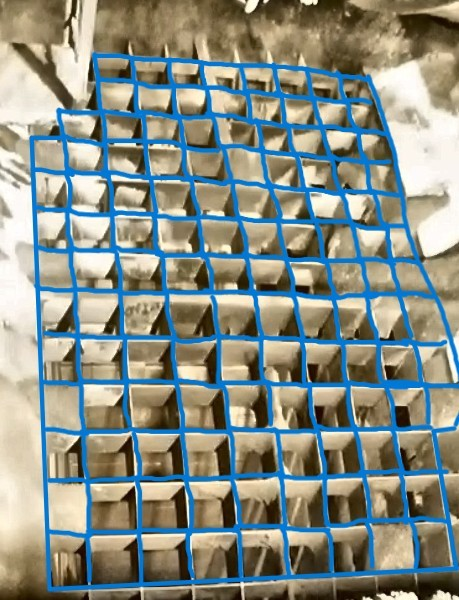
#> input picture archive/migration/coal_detection_migration_20260319_233903/tests/mock_data/clean/step_02_enhanced.jpg, 459 x 600 px
$ python grid_opening_detector.py ../tests/mock_data/clean/step_02_enhanced.jpg
#> lines starting #> are read from the running program, lines starting #| are printed output that depends on the picture; after the words box and inside, x2 and y2 are one past the last pixel; in counts of white or black regions, pixels touching at a corner belong together
"""
专门检测格栅口开口的检测器
基于边缘检测图，只检测真正的格栅口开口
"""

import cv2
import numpy as np
from pathlib import Path
import argparse
from typing import List, Tuple


class GridOpeningDetector:
    """专门检测格栅口开口的检测器"""

    def __init__(self):
        self.debug_counter = 0
        self.debug_dir = Path("logs/opening_debug")
        self.debug_dir.mkdir(exist_ok=True)

    def save_debug_image(self, image: np.ndarray, step_name: str, description: str = ""):
        """保存调试图片"""
        self.debug_counter += 1
        filename = f"step_{self.debug_counter:02d}_{step_name}.jpg"
        filepath = self.debug_dir / filename
        cv2.imwrite(str(filepath), image)
        print(f"[DEBUG {self.debug_counter}] {description}")
        print(f"    图片保存: {filepath}")
        return str(filepath)

    def step1_load_edge_image(self, edges_path: str, original_path: str):
        """步骤1: 加载边缘检测图"""
        print("\n=== 步骤1: 加载边缘检测图 ===")

        # 读取边缘图和原图
        edges = cv2.imread(edges_path, cv2.IMREAD_GRAYSCALE)
        original = cv2.imread(original_path)

        print(f"边缘图尺寸: {edges.shape[1]} x {edges.shape[0]}")

        self.save_debug_image(cv2.cvtColor(edges, cv2.COLOR_GRAY2BGR),
                            "edges_input", "输入的边缘检测图")

        return edges, original

    def step2_preprocess_edges(self, edges: np.ndarray):
        """步骤2: 预处理边缘图"""
        print("\n=== 步骤2: 边缘图预处理 ===")

        # 形态学闭操作，连接断裂的边缘
        kernel = np.ones((3, 3), np.uint8)
        closed = cv2.morphologyEx(edges, cv2.MORPH_CLOSE, kernel, iterations=2)

        self.save_debug_image(cv2.cvtColor(closed, cv2.COLOR_GRAY2BGR),
                            "edges_closed", "闭操作后的边缘")

        # 反转图像 - 让格栅口变成白色区域
        inverted = cv2.bitwise_not(closed)

        self.save_debug_image(cv2.cvtColor(inverted, cv2.COLOR_GRAY2BGR),
                            "edges_inverted", "反转后的边缘（格栅口变白）")

        # 填充小孔洞
        kernel_small = np.ones((2, 2), np.uint8)
        filled = cv2.morphologyEx(inverted, cv2.MORPH_OPEN, kernel_small)

        self.save_debug_image(cv2.cvtColor(filled, cv2.COLOR_GRAY2BGR),
                            "edges_filled", "填充小孔洞后")

        return filled

    def step3_find_contours(self, processed_edges: np.ndarray, original: np.ndarray):
        """步骤3: 寻找轮廓"""
        print("\n=== 步骤3: 轮廓检测 ===")

        # 寻找轮廓 - 使用RETR_LIST检测所有轮廓，包括内部轮廓
        contours, _ = cv2.findContours(processed_edges, cv2.RETR_LIST, cv2.CHAIN_APPROX_SIMPLE)

        print(f"检测到 {len(contours)} 个轮廓")

        # 绘制所有轮廓
        all_contours_img = original.copy()
        cv2.drawContours(all_contours_img, contours, -1, (0, 255, 0), 1)

        self.save_debug_image(all_contours_img, "all_contours", f"所有轮廓 ({len(contours)}个)")

        return contours

    def step4_filter_rectangular_contours(self, contours: List, original: np.ndarray):
        """步骤4: 过滤矩形轮廓"""
        print("\n=== 步骤4: 矩形轮廓过滤 ===")

        rectangular_contours = []

        for contour in contours:
            # 计算轮廓面积
            area = cv2.contourArea(contour)
            if area < 50:  # 降低面积要求
                continue

            # 计算外接矩形
            x, y, w, h = cv2.boundingRect(contour)

            # 基本尺寸检查
            if w < 5 or h < 5:  # 太小的忽略
                continue

            # 检查长宽比（放宽要求）
            aspect_ratio = w / h if h > 0 else 0
            if 0.2 <= aspect_ratio <= 5.0:  # 放宽长宽比范围

                # 检查轮廓面积与外接矩形面积的比例
                rect_area = w * h
                fill_ratio = area / rect_area if rect_area > 0 else 0

                # 放宽填充度要求
                if fill_ratio > 0.3:  # 降低填充度要求
                    # 检查轮廓是否相对规整（不要太复杂）
                    perimeter = cv2.arcLength(contour, True)
                    circularity = 4 * np.pi * area / (perimeter * perimeter) if perimeter > 0 else 0

                    # 允许一定的不规则性
                    if circularity > 0.1:  # 不要太不规则
                        rectangular_contours.append(contour)

        print(f"矩形轮廓过滤后: {len(rectangular_contours)} 个")

        # 绘制矩形轮廓
        rect_contours_img = original.copy()
        cv2.drawContours(rect_contours_img, rectangular_contours, -1, (0, 255, 0), 2)

        self.save_debug_image(rect_contours_img, "rectangular_contours",
                            f"矩形轮廓 ({len(rectangular_contours)}个)")

        return rectangular_contours

    def step5_filter_by_size(self, contours: List, original: np.ndarray):
        """步骤5: 智能大小过滤"""
        print("\n=== 步骤5: 智能大小过滤 ===")

        if not contours:
            print("没有轮廓可供分析")
            return []

        # 计算所有轮廓的尺寸统计
        candidate_data = []
        for i, contour in enumerate(contours):
            x, y, w, h = cv2.boundingRect(contour)
            area = w * h
            aspect_ratio = w / h if h > 0 else 0
            candidate_data.append({
                'index': i,
                'contour': contour,
                'x': x, 'y': y, 'w': w, 'h': h,
                'area': area,
                'aspect_ratio': aspect_ratio
            })

        widths = [d['w'] for d in candidate_data]
        heights = [d['h'] for d in candidate_data]
        areas = [d['area'] for d in candidate_data]

        print(f"候选轮廓统计:")
        print(f"  总数: {len(candidate_data)}")
        print(f"  宽度范围: {min(widths)} - {max(widths)}, 平均: {np.mean(widths):.1f}")
        print(f"  高度范围: {min(heights)} - {max(heights)}, 平均: {np.mean(heights):.1f}")
        print(f"  面积范围: {min(areas)} - {max(areas)}, 平均: {np.mean(areas):.1f}")

        # 使用四分位数方法找到合理的大小范围
        areas_sorted = sorted(areas)
        q1 = np.percentile(areas, 25)  # 第一四分位数
        q3 = np.percentile(areas, 75)  # 第三四分位数
        iqr = q3 - q1
        median_area = np.median(areas)

        print(f"  面积四分位数: Q1={q1:.1f}, Median={median_area:.1f}, Q3={q3:.1f}, IQR={iqr:.1f}")

        # 保守的面积范围：使用IQR方法去除异常值
        min_area = max(50, q1 - 0.5 * iqr)  # 下界
        max_area = q3 + 0.5 * iqr  # 上界

        # 如果范围太大，使用更严格的标准
        if max_area / min_area > 10:  # 比例过大说明有异常值
            # 使用更接近中位数的范围
            min_area = max(50, median_area * 0.3)
            max_area = median_area * 3.0

        print(f"  过滤面积范围: {min_area:.1f} - {max_area:.1f}")

        # 同样处理宽度和高度
        median_w = np.median(widths)
        median_h = np.median(heights)

        # 宽度和高度的合理范围
        min_w = max(5, median_w * 0.4)
        max_w = median_w * 2.5
        min_h = max(5, median_h * 0.4)
        max_h = median_h * 2.5

        print(f"  过滤宽度范围: {min_w:.1f} - {max_w:.1f}")
        print(f"  过滤高度范围: {min_h:.1f} - {max_h:.1f}")

        # 应用过滤条件
        filtered_contours = []
        filtered_data = []

        for data in candidate_data:
            area = data['area']
            w = data['w']
            h = data['h']
            aspect_ratio = data['aspect_ratio']

            # 面积过滤
            if not (min_area <= area <= max_area):
                continue

            # 尺寸过滤
            if not (min_w <= w <= max_w and min_h <= h <= max_h):
                continue

            # 长宽比过滤（格栅口应该相对规整）
            if not (0.3 <= aspect_ratio <= 3.0):
                continue

            # 形状规整性检查
            contour_area = cv2.contourArea(data['contour'])
            rect_area = w * h
            fill_ratio = contour_area / rect_area if rect_area > 0 else 0

            # 格栅口应该相对饱满
            if fill_ratio < 0.4:
                continue

            filtered_contours.append(data['contour'])
            filtered_data.append(data)

        print(f"智能过滤后: {len(filtered_contours)} 个格栅口")

        if filtered_data:
            final_widths = [d['w'] for d in filtered_data]
            final_heights = [d['h'] for d in filtered_data]
            final_areas = [d['area'] for d in filtered_data]

            print(f"最终结果统计:")
            print(f"  宽度: {min(final_widths)} - {max(final_widths)}, 平均: {np.mean(final_widths):.1f}")
            print(f"  高度: {min(final_heights)} - {max(final_heights)}, 平均: {np.mean(final_heights):.1f}")
            print(f"  面积: {min(final_areas)} - {max(final_areas)}, 平均: {np.mean(final_areas):.1f}")

        # 绘制最终结果
        final_img = original.copy()
        for i, contour in enumerate(filtered_contours):
            x, y, w, h = cv2.boundingRect(contour)

            # 绘制矩形框
            cv2.rectangle(final_img, (x, y), (x + w, y + h), (0, 255, 0), 2)

            # 绘制编号
            center_x = x + w // 2
            center_y = y + h // 2
            cv2.putText(final_img, f"{i+1}", (center_x - 10, center_y + 5),
                       cv2.FONT_HERSHEY_SIMPLEX, 0.5, (255, 255, 255), 2)
            cv2.putText(final_img, f"{i+1}", (center_x - 10, center_y + 5),
                       cv2.FONT_HERSHEY_SIMPLEX, 0.5, (0, 0, 255), 1)

        # 添加统计信息
        info_text = f"Grid Openings: {len(filtered_contours)} found"
        cv2.putText(final_img, info_text, (10, 30),
                   cv2.FONT_HERSHEY_SIMPLEX, 0.8, (255, 255, 255), 2)
        cv2.putText(final_img, info_text, (10, 30),
                   cv2.FONT_HERSHEY_SIMPLEX, 0.8, (0, 0, 0), 1)

        self.save_debug_image(final_img, "final_openings",
                            f"最终格栅口检测结果 ({len(filtered_contours)}个)")

        return filtered_contours

    def detect_grid_openings(self, original_path: str, edges_path: str = None):
        """完整的格栅口开口检测流程"""
        print(f"\n{'='*60}")
        print(f"开始格栅口开口检测: {Path(original_path).name}")
        print(f"{'='*60}")

        # 重置计数器
        self.debug_counter = 0

        # 如果没有提供边缘图路径，则生成边缘图
        if edges_path is None:
            original = cv2.imread(original_path)
            gray = cv2.cvtColor(original, cv2.COLOR_BGR2GRAY)

            # CLAHE增强
            clahe = cv2.createCLAHE(clipLimit=2.0, tileGridSize=(8, 8))
            enhanced = clahe.apply(gray)

            # Canny边缘检测
            edges = cv2.Canny(enhanced, 50, 150)

            # 保存生成的边缘图
            edges_path = self.debug_dir / "generated_edges.jpg"
            cv2.imwrite(str(edges_path), edges)
        else:
            original = cv2.imread(original_path)

        # 步骤1: 加载边缘图
        edges, original = self.step1_load_edge_image(edges_path, original_path)

        # 步骤2: 预处理边缘图
        processed_edges = self.step2_preprocess_edges(edges)

        # 步骤3: 寻找轮廓
        contours = self.step3_find_contours(processed_edges, original)

        if len(contours) == 0:
            print("未找到任何轮廓")
            return []

        # 步骤4: 过滤矩形轮廓
        rect_contours = self.step4_filter_rectangular_contours(contours, original)

        if len(rect_contours) == 0:
            print("未找到矩形轮廓")
            return []

        # 步骤5: 按大小过滤
        final_openings = self.step5_filter_by_size(rect_contours, original)

        # 转换为ROI格式
        rois = []
        for contour in final_openings:
            x, y, w, h = cv2.boundingRect(contour)
            rois.append((x, y, w, h))

        print(f"\n{'='*60}")
        print(f"格栅口检测完成！共 {self.debug_counter} 个步骤")
        print(f"最终结果: 检测到 {len(rois)} 个格栅口开口")
        print(f"调试图片保存在: {self.debug_dir}")
        print(f"{'='*60}")

        return rois


def main():
    parser = argparse.ArgumentParser(description="格栅口开口检测工具")
    parser.add_argument("image_path", help="原始格栅图片路径")
    parser.add_argument("--edges-path", help="边缘检测图片路径")

    args = parser.parse_args()

    detector = GridOpeningDetector()
    openings = detector.detect_grid_openings(args.image_path, args.edges_path)
#> in detect_grid_openings, original is the input picture: shape (600, 459, 3); mean B, G, R 134.5, 143, 135.7
#> in detect_grid_openings, `enhanced = clahe.apply(gray)`:
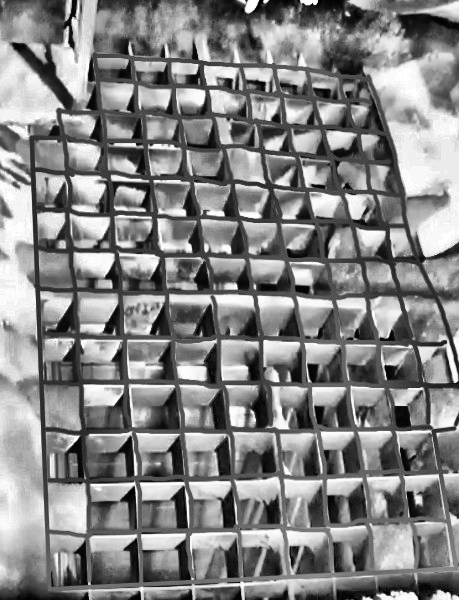
#> enhanced: shape (600, 459); min 0, max 255, mean 132.8
#> in detect_grid_openings, `edges = cv2.Canny(enhanced, 50, 150)`:
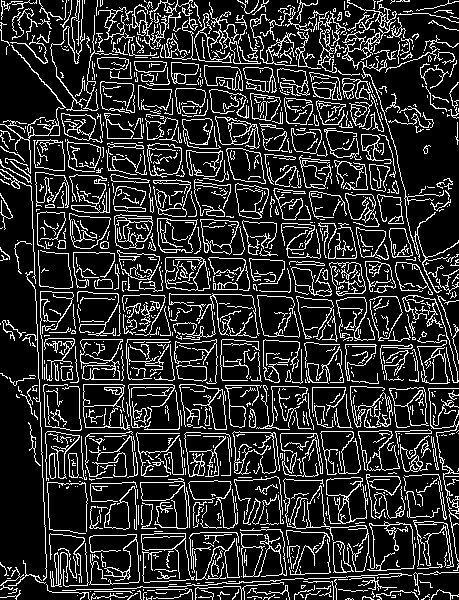
#> edges: shape (600, 459); 17.8% white in thin lines or dots
#| 边缘图尺寸: 459 x 600
#> in step2_preprocess_edges, `filled = cv2.morphologyEx(inverted, cv2.MORPH_OPEN, kernel_small)`:
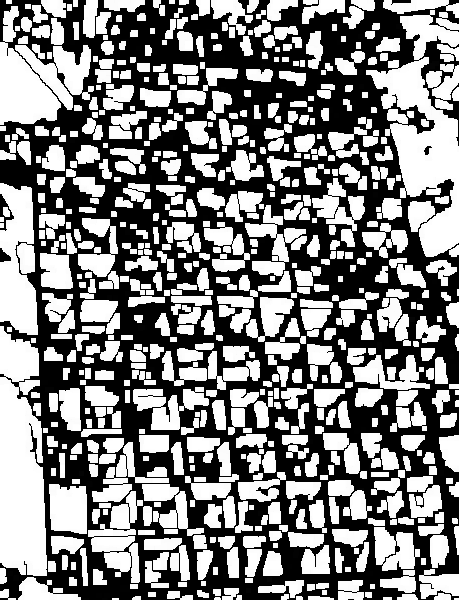
#> filled: shape (600, 459); min 0, max 255, mean 130.6
#> in step3_find_contours, `contours, _ = cv2.findContours(processed_edges, cv2.RETR_LIST, cv2.CHA..`: contours = 752 contours, 297 with area under 20; largest, box (x1, y1, x2, y2) and area: (0, 183, 78, 576) 15916, (366, 10, 459, 262) 13561, (0, 6, 134, 142) 7778, (49, 438, 207, 583) 7174, (217, 205, 308, 308) 2456
#| 检测到 752 个轮廓
#> in step3_find_contours, `cv2.drawContours(all_contours_img, contours, -1, (0, 255, 0), 1)`:
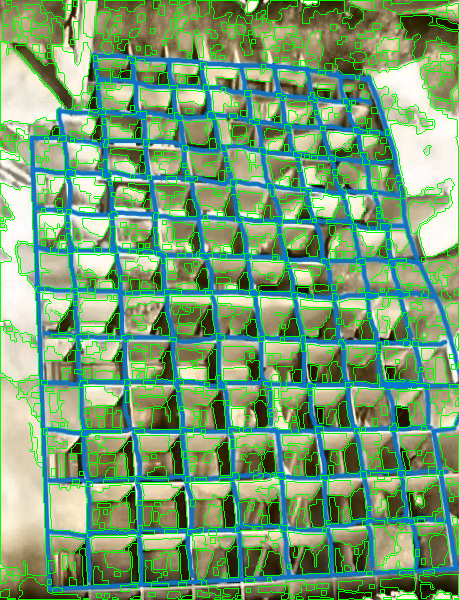
#> all_contours_img: shape (600, 459, 3); 14.48% of pixels changed, all inside (x1, y1, x2, y2) = (0, 0, 459, 600)
#> the loop in step4_filter_rectangular_contours, `for contour in contours:` made 752 passes
#> (area, x, y, w, h, aspect_ratio, rect_area, fill_ratio) on passes 9, 16, 20, 22, 24, 28, 29, 31: (88.5, 396, 594, 22, 6, 3.67, 132, 0.67), (127.5, 167, 591, 26, 9, 2.89, 234, 0.545), (73.5, 0, 589, 16, 11, 1.45, 176, 0.418), (148, 222, 588, 20, 12, 1.67, 240, 0.617), (141.5, 197, 586, 24, 12, 2, 288, 0.491), (87, 120, 584, 18, 8, 2.25, 144, 0.604), (58.5, 316, 583, 13, 6, 2.17, 78, 0.75), (442.5, 338, 580, 34, 20, 1.7, 680, 0.651)
#> after the loop in step4_filter_rectangular_contours, `for contour in contours:`: rectangular_contours = 267 contours; largest, box (x1, y1, x2, y2) and area: (133, 382, 210, 435) 1800, (238, 449, 288, 532) 1648, (78, 211, 119, 289) 1434, (374, 527, 420, 571) 1380, (199, 222, 257, 273) 1246
#| 矩形轮廓过滤后: 267 个
#> in step4_filter_rectangular_contours, `cv2.drawContours(rect_contours_img, rectangular_contours, -1, (0, 255,..`:
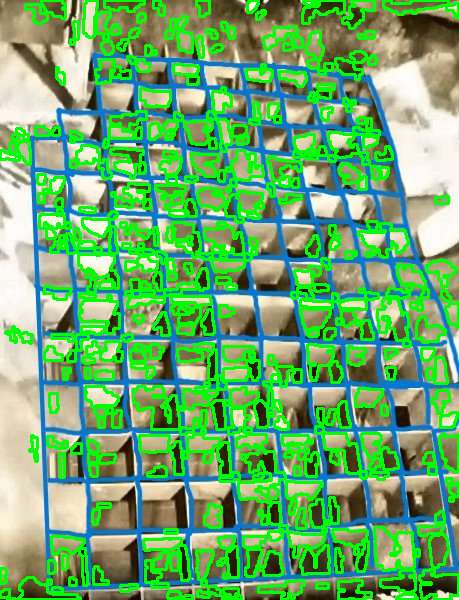
#> rect_contours_img: shape (600, 459, 3); mean B, G, R 105.1, 172.8, 104.5
#> in detect_grid_openings, `rect_contours = self.step4_filter_rectangular_contours(contours, origi..`: rect_contours has the same summary as rectangular_contours in step4_filter_rectangular_contours
#> the loop in step5_filter_by_size, `for i, contour in enumerate(contours):` made 267 passes
#> (x, y, w, h, area, aspect_ratio) on passes 1 to 3: (396, 594, 22, 6, 132, 3.67), (167, 591, 26, 9, 234, 2.89), (0, 589, 16, 11, 176, 1.45)
#|   总数: 267
#|   宽度范围: 6 - 83, 平均: 21.0
#|   高度范围: 5 - 83, 平均: 19.5
#|   面积范围: 66 - 4150, 平均: 513.1
#|   面积四分位数: Q1=132.0, Median=255.0, Q3=616.0, IQR=484.0
#|   过滤面积范围: 76.5 - 765.0
#|   过滤宽度范围: 6.4 - 40.0
#|   过滤高度范围: 6.4 - 40.0
#| 智能过滤后: 186 个格栅口
#|   宽度: 7 - 37, 平均: 15.9
#|   高度: 7 - 38, 平均: 15.8
#|   面积: 77 - 760, 平均: 263.8
#> after the loop in step5_filter_by_size, `for i, contour in enumerate(filtered_contours):`:
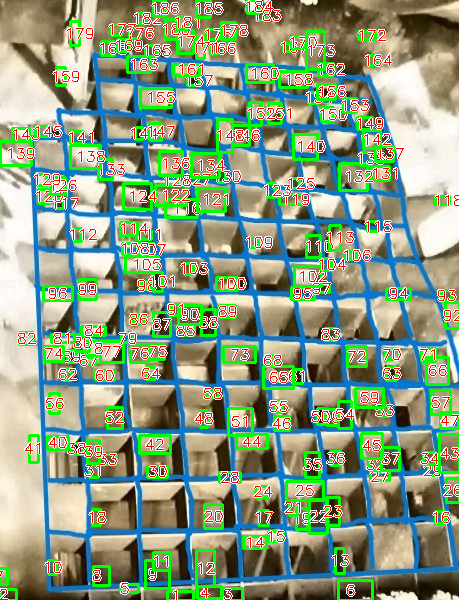
#> final_img: shape (600, 459, 3); 19.06% of pixels changed, all inside (x1, y1, x2, y2) = (0, 0, 459, 600)
#> in step5_filter_by_size, `cv2.putText(final_img, info_text, (10, 30), cv2.FONT_HERSHEY_SIMPLEX, ..`:
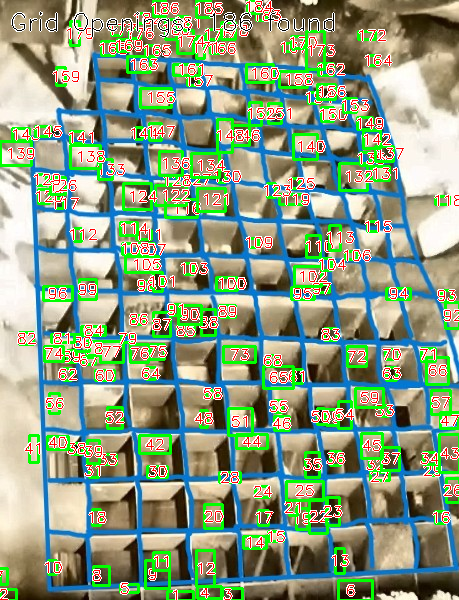
#> final_img: shape (600, 459, 3); mean B, G, R 129.9, 157.2, 138.6
#| 最终结果: 检测到 186 个格栅口开口

    print(f"\n最终检测结果: {len(openings)} 个格栅口开口")
#| 最终检测结果: 186 个格栅口开口

    if openings:
        print("\n格栅口坐标:")
        for i, (x, y, w, h) in enumerate(openings):
            print(f"  {i+1}: x={x}, y={y}, w={w}, h={h}")
#> this loop made 186 passes
#> (x, y, w, h) on passes 1 to 3: (167, 591, 26, 9), (0, 589, 16, 11), (222, 588, 20, 12)
#> (printed output is left out)


if __name__ == "__main__":
    main()
